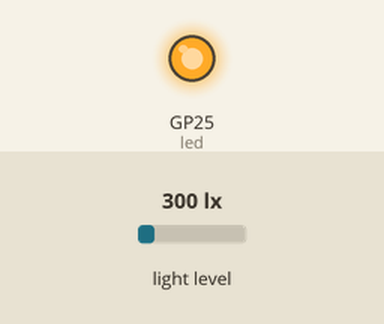
Recording of a program running on a simulated Raspberry Pi Pico running MicroPython. On the bench: output pins drawn as LEDs (lit = HIGH). The inputs (shaded band) are chosen by the test bench; at power-on: light level 300 lx. The clock reads 2024-03-15 10:24:30 at power-on unless the program sets it.

Above: at 0.15 s.
Timing chart, 0 to 1.8 s (numbered marks = the images above):
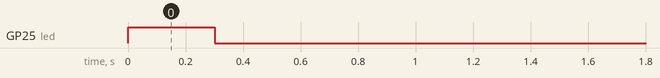

Measured:
- by itself, GP25 (led): LOW → HIGH at 0.00 s, → LOW 0.30 s later

The program:

sensor_control.py
```python
from machine import Pin, Timer
from buzzer import Buzzer
from light_sensor import LightSensor
import utime

timer = Timer()

class SensorControl:
    def __init__(self):
        # Init
        self.limit_sec = 450
        self.light_limit = 8
        self.buzzer = Buzzer(11)
        self.sensor = LightSensor(16,17)
        self.init_time = utime.time()

        # turn on off pico led
        led = Pin(25, Pin.OUT)
        led.high()
        utime.sleep_ms(300)
        led.low()

    def check(self, *args, **kwargs):
        lux_val = self.sensor.read()
        #print(lux_val)
        if lux_val > self.light_limit:
            elapsed = utime.time() - self.init_time
            if elapsed > self.limit_sec:
                self.buzzer.beep()
        else:
            self.init_time = utime.time()

mysensor = SensorControl()

timer.init(freq=1/5, mode=Timer.PERIODIC, callback=mysensor.check)
```

buzzer.py
```python
from machine import Pin, PWM
import utime

class Buzzer:
    def __init__(self, pin_number):
        # config
        self.buzzer = PWM(Pin(pin_number))
        self.playing = False
        self.freq = 1200

    def beep(self):
        for i in range(20):
            self.buzzer.duty_u16(30000)
            self.buzzer.freq(self.freq + (i*100))
            utime.sleep_ms(50)
            self.buzzer.duty_u16(0)
            utime.sleep_ms(50)
        self.playing = False

    def duty_u16(self, params):
        self.buzzer.duty_u16(params)

    def freq(self, freq):
        self.buzzer.freq(freq)

    def sleep_ms(self, t):
        utime.sleep_ms(t)

    def sleep(self, t):
        utime.sleep_ms(t * 1000)
```

light_sensor.py
```python
from machine import Pin, I2C
from veml7700 import VEML7700 # light sensor

class LightSensor:   # default 16,17 example
    def __init__(self, sda, sck):
        self.i2c_veml = I2C(0, sda=Pin(sda), scl=Pin(sck), freq=10000)
        self.veml = VEML7700(address=0x10, i2c=self.i2c_veml, it=100, gain=1/8)

    def read(self):
        return self.veml.read_lux()
```
